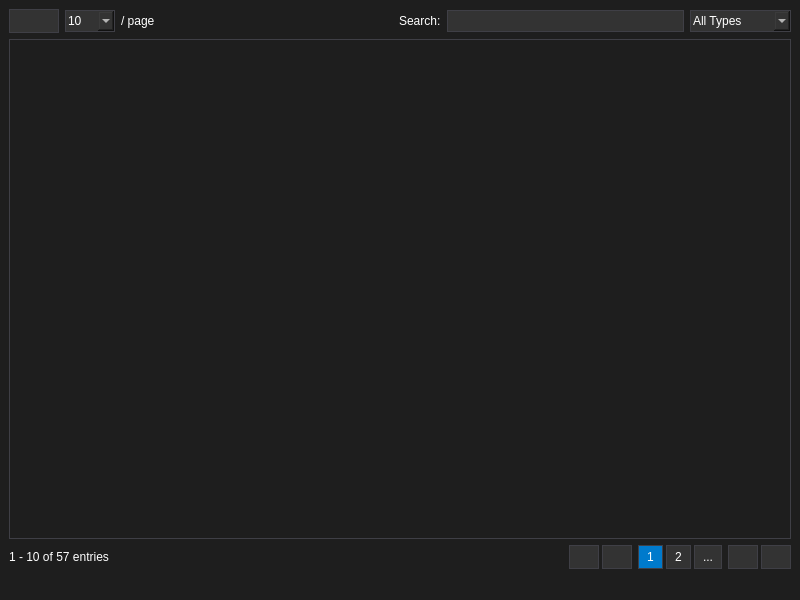
<?xml version="1.0" encoding="UTF-8"?>
<!--
  ~                     M""""""""`M            dP
  ~                     Mmmmmm   .M            88
  ~                     MMMMP  .MMM  dP    dP  88  .dP   .d8888b.
  ~                     MMP  .MMMMM  88    88  88888"    88'  `88
  ~                     M' .MMMMMMM  88.  .88  88  `8b.  88.  .88
  ~                     M         M  `88888P'  dP   `YP  `88888P'
  ~                     MMMMMMMMMMM    -*-  Created by Zuko  -*-
  ~
  ~                     * * * * * * * * * * * * * * * * * * * * *
  ~                     * -    - -   F.R.E.E.M.I.N.D   - -    - *
  ~                     * -  Copyright © 2026 (Z) Programing  - *
  ~                     *    -  -  All Rights Reserved  -  -    *
  ~                     * * * * * * * * * * * * * * * * * * * * *
  -->

<ui version="4.0">
 <class>MainWindow</class>
 <widget class="QMainWindow" name="MainWindow">
  <property name="geometry">
   <rect>
    <x>0</x>
    <y>0</y>
    <width>800</width>
    <height>600</height>
   </rect>
  </property>
  <property name="minimumSize">
   <size>
    <width>0</width>
    <height>0</height>
   </size>
  </property>
  <property name="windowTitle">
   <string>Employee Management</string>
  </property>
  <property name="styleSheet">
   <string notr="true">QWidget {
    background-color: #1e1e1e;
    color: #ffffff;
}

QTableView {
    background-color: #1e1e1e;
    alternate-background-color: #2d2d30;
    gridline-color: #3f3f46;
    color: #ffffff;
    border: 1px solid #3f3f46;
}

QTableView::item:selected {
    background-color: #264f78;
}

QHeaderView::section {
    background-color: #333333;
    color: #ffffff;
    padding: 4px;
    border: 1px solid #3f3f46;
}

QComboBox, QLineEdit {
    background-color: #333333;
    color: #ffffff;
    border: 1px solid #3f3f46;
    padding: 2px;
}

QPushButton {
    background-color: #333333;
    color: #ffffff;
    border: 1px solid #3f3f46;
    padding: 4px 8px;
}

QPushButton:hover {
    background-color: #3e3e42;
}

QPushButton:pressed {
    background-color: #007acc;
}</string>
  </property>
  <widget class="QWidget" name="centralwidget">
   <layout class="QVBoxLayout" name="verticalLayout">
    <item>
     <layout class="QHBoxLayout" name="top_toolbar">
      <item>
       <widget class="QPushButton" name="columnVisibilityButton">
        <property name="text">
         <string/>
        </property>
        <property name="icon">
         <iconset theme="QIcon::ThemeIcon::FormatJustifyCenter"/>
        </property>
       </widget>
      </item>
      <item>
       <widget class="QComboBox" name="entriesPerPageComboBox">
        <property name="minimumSize">
         <size>
          <width>50</width>
          <height>0</height>
         </size>
        </property>
        <property name="toolTip">
         <string>Items per page</string>
        </property>
        <item>
         <property name="text">
          <string>10</string>
         </property>
        </item>
        <item>
         <property name="text">
          <string>25</string>
         </property>
        </item>
        <item>
         <property name="text">
          <string>50</string>
         </property>
        </item>
        <item>
         <property name="text">
          <string>100</string>
         </property>
        </item>
       </widget>
      </item>
      <item>
       <widget class="QLabel" name="entriesLabel">
        <property name="text">
         <string>/ page</string>
        </property>
       </widget>
      </item>
      <item>
       <spacer name="horizontalSpacer">
        <property name="orientation">
         <enum>Qt::Orientation::Horizontal</enum>
        </property>
        <property name="sizeHint" stdset="0">
         <size>
          <width>40</width>
          <height>20</height>
         </size>
        </property>
       </spacer>
      </item>
      <item>
       <widget class="QLabel" name="searchLabel">
        <property name="text">
         <string>Search:</string>
        </property>
       </widget>
      </item>
      <item>
       <widget class="QLineEdit" name="searchInput">
        <property name="minimumSize">
         <size>
          <width>200</width>
          <height>0</height>
         </size>
        </property>
       </widget>
      </item>
      <item>
       <widget class="QComboBox" name="typeComboBox">
        <item>
         <property name="text">
          <string>All Types</string>
         </property>
        </item>
        <item>
         <property name="text">
          <string>Number</string>
         </property>
        </item>
        <item>
         <property name="text">
          <string>One Line Text</string>
         </property>
        </item>
        <item>
         <property name="text">
          <string>Text</string>
         </property>
        </item>
        <item>
         <property name="text">
          <string>DateTime</string>
         </property>
        </item>
        <item>
         <property name="text">
          <string>Boolean</string>
         </property>
        </item>
       </widget>
      </item>
     </layout>
    </item>
    <item>
     <widget class="QTableView" name="tableView">
      <property name="alternatingRowColors">
       <bool>true</bool>
      </property>
      <property name="selectionMode">
       <enum>QAbstractItemView::SelectionMode::SingleSelection</enum>
      </property>
      <property name="selectionBehavior">
       <enum>QAbstractItemView::SelectionBehavior::SelectRows</enum>
      </property>
      <property name="sortingEnabled">
       <bool>true</bool>
      </property>
      <attribute name="horizontalHeaderStretchLastSection">
       <bool>true</bool>
      </attribute>
      <attribute name="verticalHeaderVisible">
       <bool>false</bool>
      </attribute>
     </widget>
    </item>
    <item>
     <layout class="QHBoxLayout" name="bottom_toolbar">
      <item>
       <widget class="QLabel" name="infoLabel">
        <property name="text">
         <string>1 - 10 of 57 entries</string>
        </property>
       </widget>
      </item>
      <item>
       <spacer name="horizontalSpacer_2">
        <property name="orientation">
         <enum>Qt::Orientation::Horizontal</enum>
        </property>
        <property name="sizeHint" stdset="0">
         <size>
          <width>40</width>
          <height>20</height>
         </size>
        </property>
       </spacer>
      </item>
      <item>
       <layout class="QHBoxLayout" name="backwardLayout">
        <property name="spacing">
         <number>3</number>
        </property>
        <property name="leftMargin">
         <number>0</number>
        </property>
        <property name="topMargin">
         <number>0</number>
        </property>
        <property name="rightMargin">
         <number>0</number>
        </property>
        <property name="bottomMargin">
         <number>0</number>
        </property>
        <item>
         <widget class="QPushButton" name="firstPageButton">
          <property name="maximumSize">
           <size>
            <width>30</width>
            <height>16777215</height>
           </size>
          </property>
          <property name="text">
           <string/>
          </property>
          <property name="icon">
           <iconset theme="QIcon::ThemeIcon::MediaSeekBackward"/>
          </property>
         </widget>
        </item>
        <item>
         <widget class="QPushButton" name="prevPageButton">
          <property name="maximumSize">
           <size>
            <width>30</width>
            <height>16777215</height>
           </size>
          </property>
          <property name="text">
           <string/>
          </property>
          <property name="icon">
           <iconset theme="QIcon::ThemeIcon::MediaSkipBackward"/>
          </property>
         </widget>
        </item>
       </layout>
      </item>
      <item>
       <layout class="QHBoxLayout" name="pagesLayout">
        <property name="spacing">
         <number>3</number>
        </property>
        <property name="leftMargin">
         <number>0</number>
        </property>
        <property name="topMargin">
         <number>0</number>
        </property>
        <property name="rightMargin">
         <number>0</number>
        </property>
        <property name="bottomMargin">
         <number>0</number>
        </property>
        <item>
         <widget class="QPushButton" name="page1Button">
          <property name="maximumSize">
           <size>
            <width>30</width>
            <height>16777215</height>
           </size>
          </property>
          <property name="styleSheet">
           <string notr="true">background-color: #007acc;</string>
          </property>
          <property name="text">
           <string>1</string>
          </property>
         </widget>
        </item>
        <item>
         <widget class="QPushButton" name="page2Button">
          <property name="maximumSize">
           <size>
            <width>30</width>
            <height>16777215</height>
           </size>
          </property>
          <property name="text">
           <string>2</string>
          </property>
         </widget>
        </item>
        <item>
         <widget class="QPushButton" name="pushButton">
          <property name="text">
           <string>...</string>
          </property>
         </widget>
        </item>
       </layout>
      </item>
      <item>
       <layout class="QHBoxLayout" name="fowardLayout">
        <property name="spacing">
         <number>3</number>
        </property>
        <property name="leftMargin">
         <number>0</number>
        </property>
        <property name="topMargin">
         <number>0</number>
        </property>
        <property name="rightMargin">
         <number>0</number>
        </property>
        <property name="bottomMargin">
         <number>0</number>
        </property>
        <item>
         <widget class="QPushButton" name="nextPageButton">
          <property name="maximumSize">
           <size>
            <width>30</width>
            <height>16777215</height>
           </size>
          </property>
          <property name="text">
           <string/>
          </property>
          <property name="icon">
           <iconset theme="QIcon::ThemeIcon::MediaSkipForward"/>
          </property>
         </widget>
        </item>
        <item>
         <widget class="QPushButton" name="lastPageButton">
          <property name="maximumSize">
           <size>
            <width>30</width>
            <height>16777215</height>
           </size>
          </property>
          <property name="text">
           <string/>
          </property>
          <property name="icon">
           <iconset theme="QIcon::ThemeIcon::MediaSeekForward"/>
          </property>
         </widget>
        </item>
       </layout>
      </item>
     </layout>
    </item>
   </layout>
  </widget>
  <widget class="QStatusBar" name="statusbar"/>
 </widget>
 <resources/>
 <connections/>
</ui>
